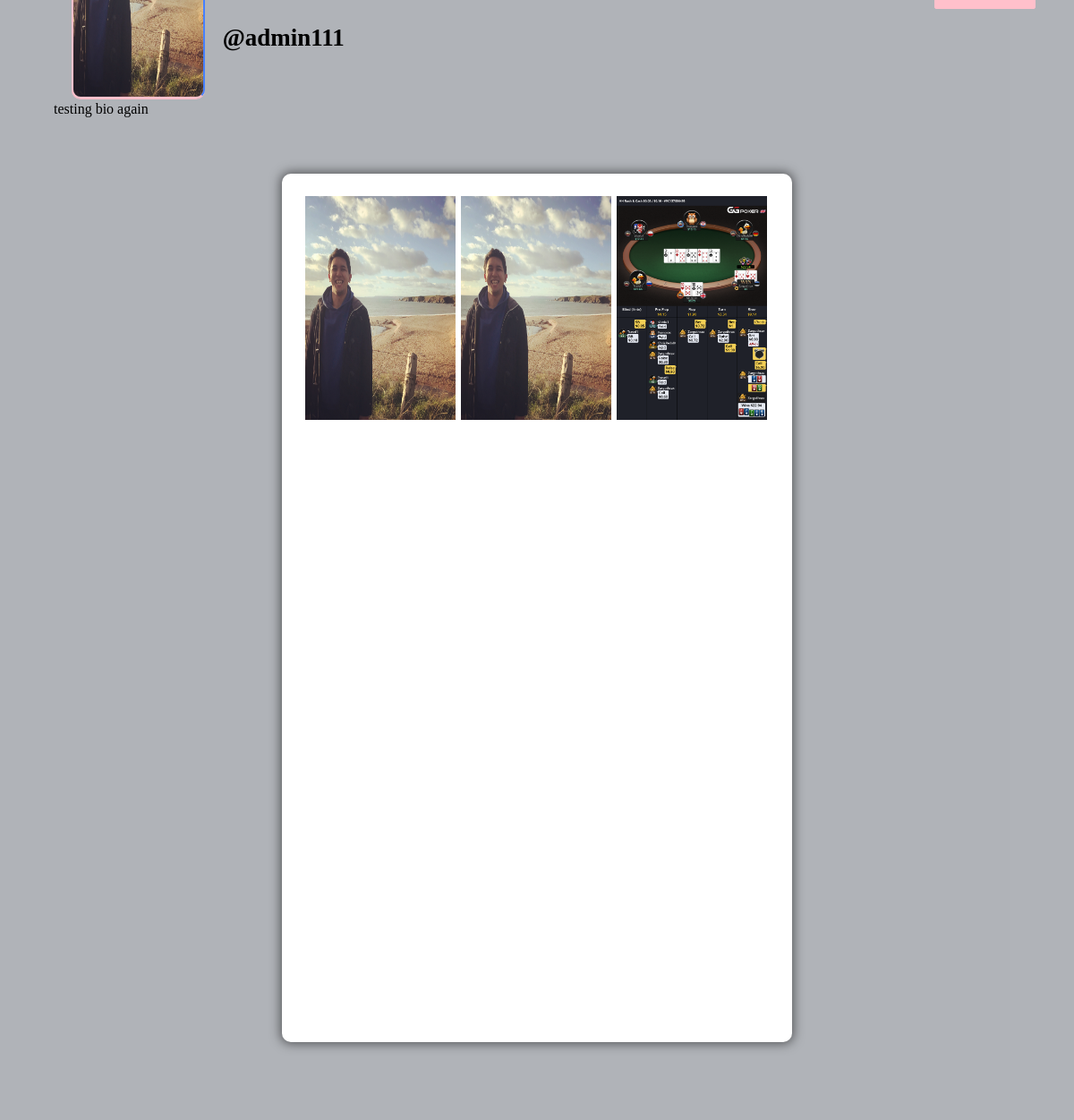
/profile/admin111 (signed in), run on the app's committed database.
### core/models.py (models this page shows, shortened)
class Profile(models.Model):
    user = models.ForeignKey(User, on_delete=models.CASCADE)
    id_user = models.IntegerField()
    bio = models.TextField(blank=True)
    profileimg = models.ImageField(upload_to= 'profile_images', default = 'blank-profile-picture.png' )
    location = models.CharField(max_length=100, blank=True)

class Post(models.Model):
    id = models.UUIDField(primary_key=True, default=uuid.uuid4)
    user = models.CharField(max_length= 100)
    image = models.ImageField(upload_to = 'post_images')
    caption = models.TextField()
    created_at = models.DateTimeField(default= datetime.now)
    no_of_likes = models.IntegerField(default=0)

### core/views.py (the view)
# urls.py: path('profile/<str:pk>', views.profile, name='profile'),
@login_required(login_url='signin')
def profile(request, pk):
    user_object = User.objects.get(username=pk)
    user_profile = Profile.objects.get(user=user_object)
    user_posts = Post.objects.filter(user=pk)
    user_post_length = len(user_posts)
    follower = request.user.username
    user = pk
    if FollowersCount.objects.filter(follower=follower, user=user).first():
        button_text = 'Unfollow'
    else:
        button_text = 'Follow'
    user_followers = len(FollowersCount.objects.filter(user=pk))
    user_following = len(FollowersCount.objects.filter(follower=pk))
    context = {
        'user_object': user_object,
        'user_profile': user_profile,
        'user_posts': user_posts,
        'user_post_length': user_post_length,
        'button_text': button_text,
        'user_followers': user_followers,
        'user_following': user_following,
    }
    return render(request, 'profile.html', context)

### templates/profile.html (shortened to what this page needs)
{% load static %}
<!DOCTYPE html>
<html lang="en">
<head>
    <link rel="stylesheet" href="{% static 'css/main.min.css' %}">
    <link rel="stylesheet" href="{% static 'css/style.css' %}">
    <link rel="stylesheet" href="{% static 'css/color.css' %}">
    <link rel="stylesheet" href="{% static 'css/responsive.css' %}">
</head>
<body>
	<section>
			<div class="feature-photo">
				<figure><img src="{% static 'images/resources/timeline-1.jpg' %}" alt=""></figure>
				<form action="/follow" method="POST" >
					<div class="add-btn">
					{% if user_object.username == user.username %}
					<a href="/settings" data-ripple="">Account settings</a>
					{% else %}
					<a title=""  data-ripple=""><button type="submit" style="background-color: #ffc0cb; border: #ffc0cb;">{{button_text}}</button></a>
					{% endif %}
					</div>
				</form>
				<div class="container-fluid">
					<div class="row merged">
						<div class="col-lg-2 col-sm-3">
							<div class="user-avatar">
								<figure>
									<img src="{{user_profile.profileimg.url}}" style="height: 250px; width: 100%;" alt="">
								</figure>
							</div>
						</div>
						<div class="col-lg-10 col-sm-9">
							<div class="timeline-info">
								<ul>
									<li class="admin-name">
									  <h5 style="color: black;white-space: nowrap; width: 110px; font-size: 27px;"><b>@{{user_profile.user.username}}</b></h5>
									</li>
								</ul>
							</div>
						</div>
					</div>
				</div>
			</div>
		</section>
		<section>
			<div class="bio">
				{{user_profile.bio}}
			</div>
		</section>
	<section>
		<div class="gap gray-bg">
			<div class="container-fluid">
				<div class="row">
					<div class="col-lg-12">
						<div class="row" id="page-contents">
							<div class="col-lg-3">
								<aside class="sidebar static">
								</aside>
							</div>
							<div class="col-lg-6">
								<div class="central-meta">
									<ul class="photos">
										{% for post in user_posts %}
										<li>
											<a class="strip" href="{{ post.image.url }}" title="" data-strip-group="mygroup" data-strip-group-options="loop: false">
												<img src="{{ post.image.url }}" style="height: 250px; width: 300px;" alt=""></a>
										</li>
										{% endfor %}
									</ul>
								</div>
							</div>
							<div class="col-lg-3">
								<aside class="sidebar static">
								</aside>
							</div>
						</div>
					</div>
				</div>
			</div>
		</div>
	</section>
</body>
</html>

### static/css/color.css (style rules this page uses)
#nprogress .bar, .timeline-info > ul li a::before, .add-btn > a, .activitiez > li::before, form button, .colla-apps > li a:hover, a.underline:before, .setting-row input:checked + label, .user-avatar:hover .edit-phto, .error-meta > a, .color-bg, .add-butn, .nav.nav-tabs.likes-btn > li a.active, a.dislike-btn, .drop > a:hover, .btn-view.btn-load-more:hover, .accordion .card h5 button[aria-expanded="true"], .chat-head, .f-page > figure em, .inbox-panel-head > ul > li > a, .nav-tabs--left .nav-link.active, .nav-tabs--left .nav-link.active:hover, footer .widget-title h4::before, #topcontrol, .sidebar .widget-title::before, .f-title::before, .g-post-classic > figure > i::after, .purify > a, .help-list > a:hover, .open-position::before, .info > a, .category-box:hover, .category-box.selected, a.main-btn, .section-heading::before, .getquot-baner, .more-branches > h4::before, .is-helpful > a, .cart-optionz > li > a:hover, .paginationz > li a:hover, .paginationz > li a.active, .shopping-cart, a.btn2:hover, .form-submit > input[type="submit"], button.submit-checkout, .delete-cart:hover, .proceed .button, .amount-area .update-cart, a.addnewforum, .apply-bttons > a { background: orange; }

### static/css/responsive.css (style rules this page uses)
@media screen and (max-width: 1281px) and (min-width: 1024px) { .photos > li { min-width: 32.2%; width: 32.2%; } }
@media screen and (max-width: 1281px) and (min-width: 1024px) { .timeline-info { line-height: 51px; } }
@media screen and (max-width: 1281px) and (min-width: 1024px) { .timeline-info .admin-name > h5 { font-size: 20px; } }
@media screen and (max-width: 1281px) and (min-width: 1024px) { .user-avatar { width: 80.2% } }

### data on the page
Profile: profileimg (picture), user.username "admin111", bio "testing bio again"
Post: image (picture)
Post: image (picture)
Post: image (picture)
